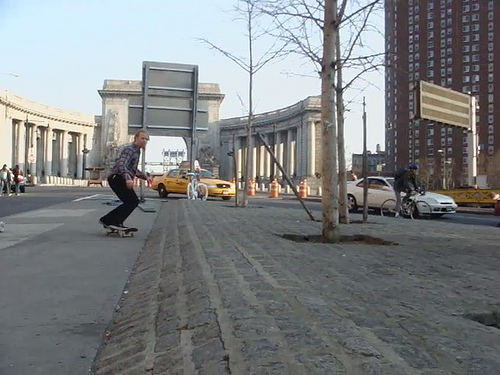
#> input picture templates/000000575823.jpg, 500 x 375 px
$ python createSynDataset.py
#> lines starting #> are read from the running program, lines starting #| are printed output that depends on the picture; after the words box and inside, x2 and y2 are one past the last pixel; in counts of white or black regions, pixels touching at a corner belong together
#> in run_debug1, src_image is the input picture: shape (375, 500, 3); mean B, G, R 129.9, 128.6, 125.8
import cv2
import numpy as np

#####################################################
####           CONFIGURATION SECTION             ####
#####################################################
#dst_path = "/data/share/frame_border_detection_db_v5/rgb_3class/"
#src_path = "/data/share/frame_border_detection_db_v3/ms_coco_images_v3/"
#mask_path = "./masks_3classes/"

#reel_type = "16mm"   # 16mm OR 9.5mm

db_set = "train"
dst_path = "/data/share/frame_border_detection_db_v6/rgb_2class_large/" + str(db_set) + "/"
src_path = "/data/share/frame_border_detection_db_v6/ms_coco_images_v3/" + str(db_set) + "/"
deform_flag = True
n_classes = 3
image_size = (720, 960, 1)

#####################################################


def  rounded_rectangle(src, top_left, bottom_right, radius=1.0, color=[], thickness=1, line_type=cv2.LINE_AA):

    #  corners:
    #  p1 - p2
    #  |     |
    #  p4 - p3

    p1 = top_left
    p2 = (bottom_right[0], top_left[1])
    p3 = (bottom_right[0], bottom_right[1])
    p4 = (top_left[0], bottom_right[1])

    # [5 lines of commented-out code are left out]
    corner_radius = radius

    if thickness < 0:

        #big rect
        top_left_main_rect = (int(p1[0] + corner_radius), int(p1[1]))
        bottom_right_main_rect = (int(p3[0] - corner_radius), int(p3[1]))

        top_left_rect_left = (p1[0], p1[1] + corner_radius)
        bottom_right_rect_left = (p4[0] + corner_radius, p4[1] - corner_radius)

        top_left_rect_right = (p2[0] - corner_radius, p2[1] + corner_radius)
        bottom_right_rect_right = (p3[0], p3[1] - corner_radius)

        all_rects = [
        [top_left_main_rect, bottom_right_main_rect],
        [top_left_rect_left, bottom_right_rect_left],
        [top_left_rect_right, bottom_right_rect_right]]

        [cv2.rectangle(src, rect[0], rect[1], color, thickness) for rect in all_rects]

    # draw straight lines
    cv2.line(src, (p1[0] + corner_radius, p1[1]), (p2[0] - corner_radius, p2[1]), color, abs(thickness), line_type)
    cv2.line(src, (p2[0], p2[1] + corner_radius), (p3[0], p3[1] - corner_radius), color, abs(thickness), line_type)
    cv2.line(src, (p3[0] - corner_radius, p4[1]), (p4[0] + corner_radius, p3[1]), color, abs(thickness), line_type)
    cv2.line(src, (p4[0], p4[1] - corner_radius), (p1[0], p1[1] + corner_radius), color, abs(thickness), line_type)

    # draw arcs
    cv2.ellipse(src, (p1[0] + corner_radius, p1[1] + corner_radius), (corner_radius, corner_radius), 180.0, 0, 90, color ,thickness, line_type)
    cv2.ellipse(src, (p2[0] - corner_radius, p2[1] + corner_radius), (corner_radius, corner_radius), 270.0, 0, 90, color , thickness, line_type)
    cv2.ellipse(src, (p3[0] - corner_radius, p3[1] - corner_radius), (corner_radius, corner_radius), 0.0, 0, 90,   color , thickness, line_type)
    cv2.ellipse(src, (p4[0] + corner_radius, p4[1] - corner_radius), (corner_radius, corner_radius), 90.0, 0, 90,  color , thickness, line_type)

    return src

import random
import os

def generateMask(reel_type="16mm", n_classes=3):

#> called with reel_type = '16mm', n_classes = 3
    if(reel_type == "16mm"):
        ###################################################
        ### raster settings
        ###################################################
        raster_scale_factor = 1.37
        raster_pos = (0, 0)  # -150 to 130  -95 to 115
        raster_random_range = ([-150, 130], [-95, 115])
        distance_h = 600
        distance_w = int(distance_h * raster_scale_factor)

        ###################################################
        ### hole settings
        ###################################################
        hole_scale_factor = 1.56
        hole_h = 100
        hole_w = int(hole_h * hole_scale_factor)

        if (n_classes == 3):
            color = [2, 2, 2]
        elif (n_classes == 2):
            color = [1, 1, 1]

        corner_radius = 20

        rand_x = random.randint(raster_random_range[0][0], raster_random_range[0][1])
        rand_y = random.randint(raster_random_range[1][0], raster_random_range[1][1])
        raster_pos = (rand_x, rand_y)

        hole_list = []
        top_left = raster_pos #(10, 10)
        bottom_right = (top_left[0] + hole_w, top_left[1] + hole_h)
        hole_list.append([top_left, bottom_right])

        top_left = (raster_pos[0], raster_pos[1] + distance_h)   # (10, 500)
        bottom_right = (top_left[0] + hole_w, top_left[1] + hole_h)
        hole_list.append([top_left, bottom_right])

        top_left = (raster_pos[0] + distance_w, raster_pos[1]) # (500, 10)
        bottom_right = (top_left[0] + hole_w, top_left[1] + hole_h)
        hole_list.append([top_left, bottom_right])

        top_left = (raster_pos[0] + distance_w, raster_pos[1] + distance_h)  #(500, 500)
        bottom_right = (top_left[0] + hole_w, top_left[1] + hole_h)
        hole_list.append([top_left, bottom_right])

        if(corner_radius > int(hole_h/2)):
            print("radius too high")
            exit()

        mask = np.zeros(image_size)
        mask[:] = 0

        for hole in hole_list:
            top_left, bottom_right = hole
            mask = rounded_rectangle(mask, top_left, bottom_right, color=color, radius=corner_radius, thickness=-1)
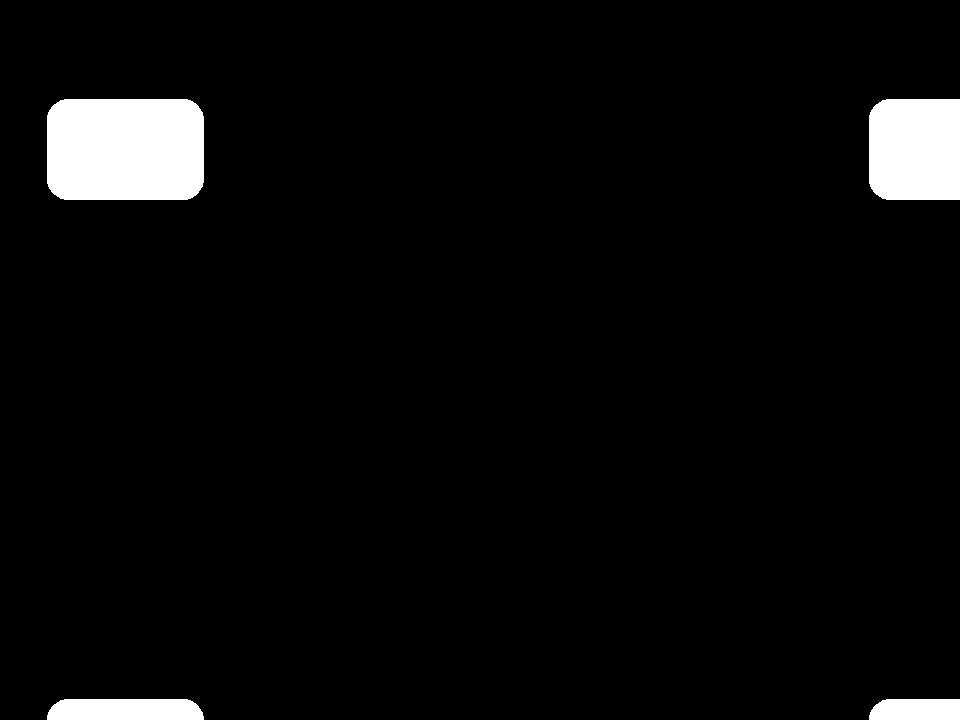
#> mask: shape (720, 960, 1) float64; values 0 (black) and 2 (white), 4.3% white; 4 white regions, box (x1, y1, x2, y2) and area: (47, 99, 204, 200) 15469, (869, 99, 960, 200) 8997, (47, 699, 204, 720) 3103, (869, 699, 960, 720) 1814

    elif (reel_type == "95mm"):
        ###################################################
        ### raster settings
        ###################################################
        raster_scale_factor = 1.307
        raster_pos = (380, -15)  # -150 to 130  -75 to -15
        raster_random_range = ([370, 390], [-75, -15])
        distance_h = 730   # -715   790

        ###################################################
        ### hole settings
        ###################################################
        hole_scale_factor = 3.0
        hole_h = 80
        hole_w = int(hole_h * hole_scale_factor)

        if(n_classes == 3):
            color = [2, 2, 2]
        elif(n_classes == 2):
            color = [1, 1, 1]

        corner_radius = 20

        #
        # a ... width of frame window [mm]
        # b ... height of frame window [mm]
        # x ... width of hole [mm]
        # y ... height of hole [mm]
        # D ... centered distance between holes (y axis) [mm]
        # c ... distance between hole to frame border [mm]
        #
        #
        #
        # x = 2
        # y = 0.8
        # x_px = 200
        #
        # a = 8.5
        # b = 6.5
        # D = 7.54
        # c = 0.12
        #
        # factor = int( (x_px / x) * y)
        #
        # a_px = factor * a
        # b_px = factor * b
        # c_px = factor * c
        # D_px = factor * D
        #

        rand_x = random.randint(raster_random_range[0][0], raster_random_range[0][1])
        rand_y = random.randint(raster_random_range[1][0], raster_random_range[1][1])
        raster_pos = (rand_x, rand_y)

        hole_list = []
        top_left = raster_pos  # (10, 10)
        bottom_right = (top_left[0] + hole_w, top_left[1] + hole_h)
        hole_list.append([top_left, bottom_right])

        top_left = (raster_pos[0], raster_pos[1] + distance_h)  # (10, 500)
        bottom_right = (top_left[0] + hole_w, top_left[1] + hole_h)
        hole_list.append([top_left, bottom_right])

        if (corner_radius > int(hole_h / 2)):
            print("radius too high")
            exit()

        mask = np.zeros(image_size)
        mask[:] = 0

        for hole in hole_list:
            top_left, bottom_right = hole
            mask = rounded_rectangle(mask, top_left, bottom_right, color=color, radius=corner_radius, thickness=-1)


    cv2.imshow('mask', mask)
    cv2.waitKey(0)
    #exit()

    return mask

# [143 lines left out: function generateMaskWithFrameWindow, not called in this run]

def generateImageWithHoles(src_image, mask):
    src_image_gray = cv2.cvtColor(src_image, cv2.COLOR_BGR2GRAY)
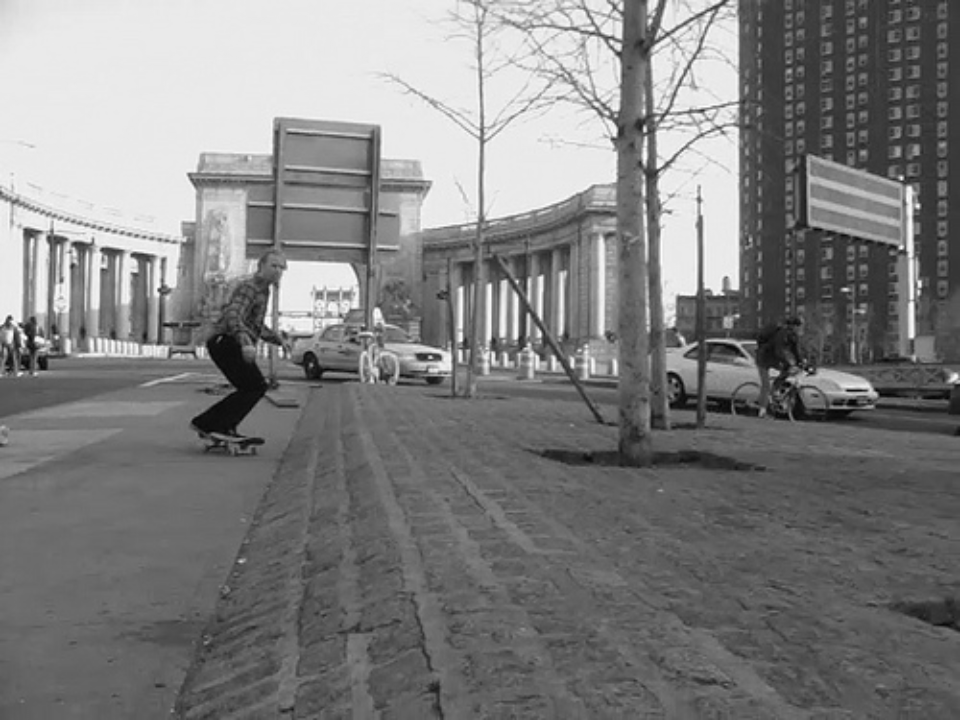
#> src_image_gray: shape (720, 960); min 2, max 254, mean 127.8
    src_image_gray = np.expand_dims(src_image_gray, axis=2).astype('uint8')
    print(src_image_gray.shape)
#| (720, 960, 1)
    print(mask.shape)
#| (720, 960, 1)
    mask = mask.astype('uint8')

    src_image_gray[mask == 1] = 255
    src_image_gray[mask == 2] = 255
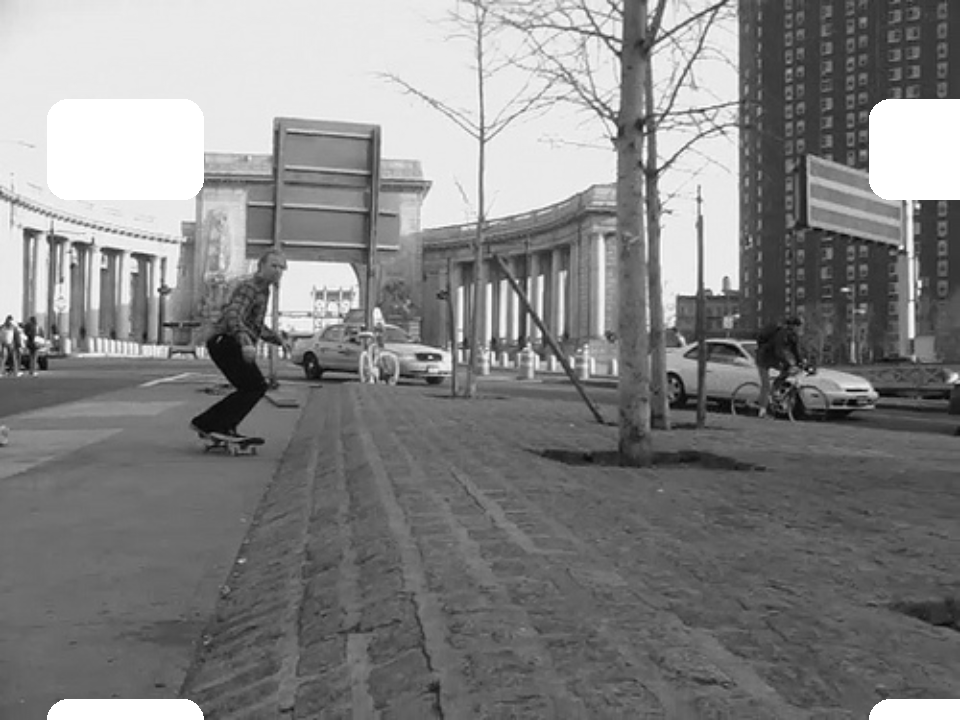
#> src_image_gray: shape (720, 960, 1); 4.25% of pixels changed, all inside (x1, y1, x2, y2) = (47, 99, 960, 720)
    res = cv2.cvtColor(src_image_gray, cv2.COLOR_GRAY2RGB)

    cv2.imwrite("./templates/sample_result_paper.png", res)
    cv2.imshow('sample_result', res)
    cv2.waitKey(0)
    cv2.imshow('mask', mask)
    cv2.waitKey(0)
    return res


# [75 lines left out: functions applyDeformation, run, not called in this run]

def run_debug1():
    img_path = "templates/000000575823.jpg"
    src_image = cv2.imread(img_path)
    src_image = cv2.resize(src_image, (image_size[1], image_size[0]))

    mask = generateMask(reel_type="16mm")
    res = generateImageWithHoles(src_image, mask);

    sample = (res, mask)

# [37 lines left out: functions run_debug2, run_debug3, applyMask, not called in this run]

from matplotlib import pyplot as plt
# [5 lines left out: function image_show, not called in this run]

import skimage.segmentation as seg
import skimage.color as color
# [23 lines left out: function applyfelzenszwab, not called in this run]

from sklearn.manifold import TSNE
import seaborn as sns
# [142 lines left out: functions applyTSNE, run_debug4, run_debug5, not called in this run]

    #applyfelzenszwab(src_image, sharped_mask)


#run()
run_debug1()
#run_debug5()

$ run again, with templates/EF-NS_001_OeFM_481.png saved as templates/000000575823.jpg
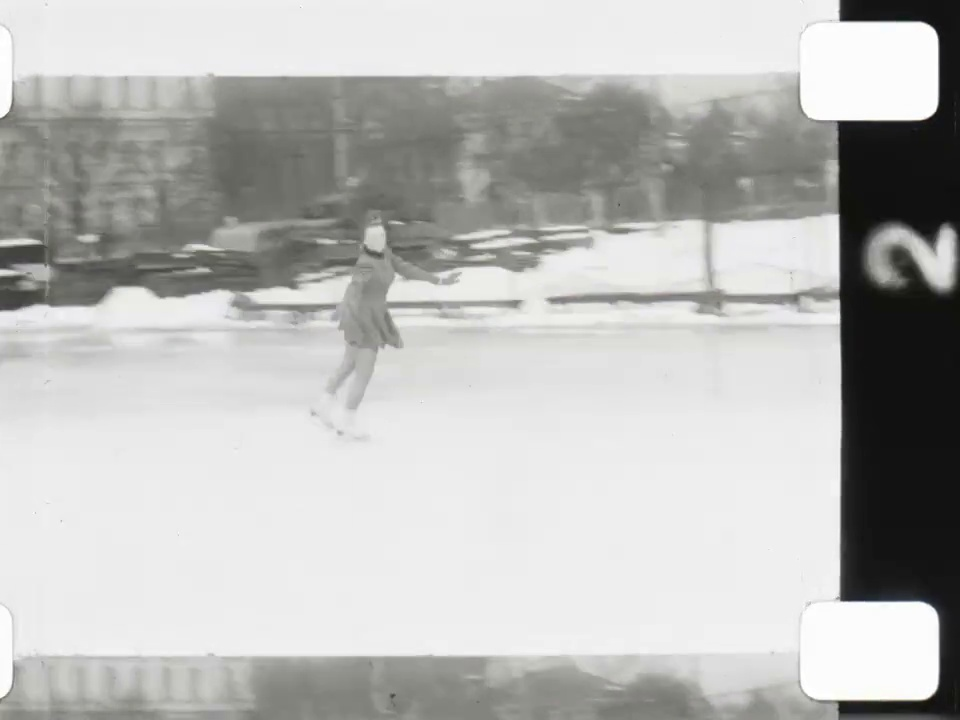
#> input picture templates/EF-NS_001_OeFM_481.png, 960 x 720 px
#> in run_debug1, src_image is the input picture: shape (720, 960, 3); mean B, G, R 184.1, 186.1, 185.8
#| (720, 960, 1)
#| (720, 960, 1)
#> in generateImageWithHoles, `src_image_gray[mask == 2] = 255`:
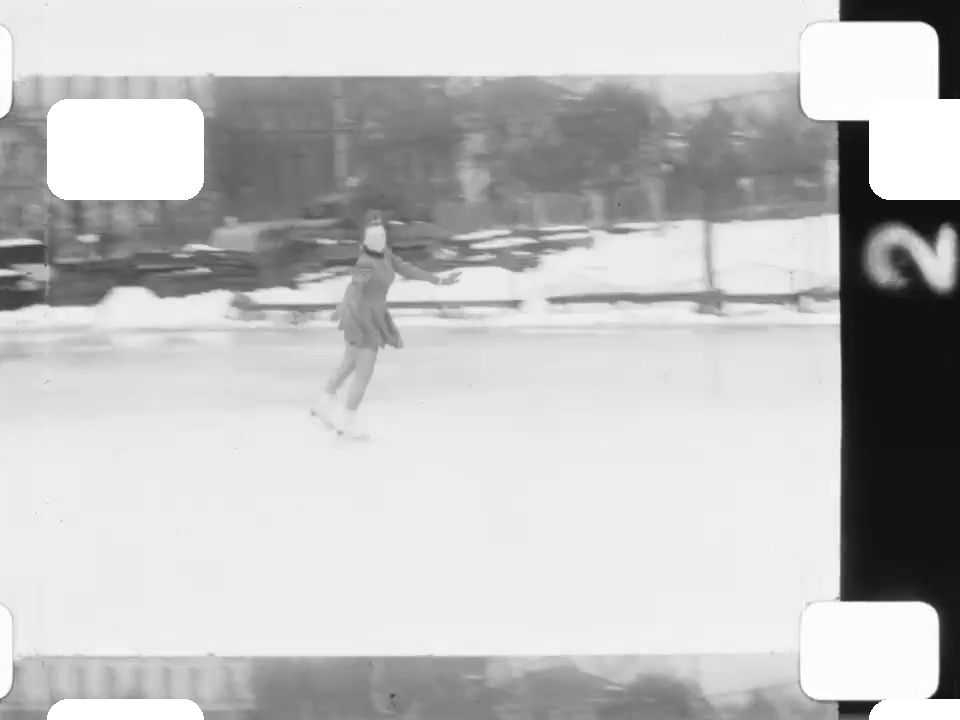
#> src_image_gray: shape (720, 960, 1); min 13, max 255, mean 191.8
